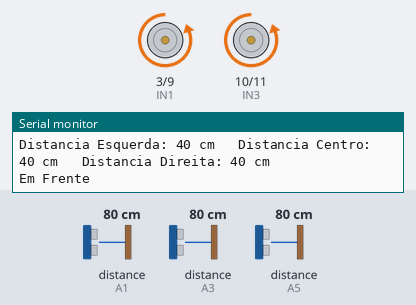
This sketch was run on a simulated Arduino Uno, built with avr-gcc and run on an emulated ATmega328P. On the bench: motor-driver pin pairs drawn as motors (green arrow = first pin HIGH = forward, orange = second pin HIGH = backward, longer = more drive, scaled by the enable pin), the last lines printed to the serial monitor. Wiring (inferred from the names in the program): 3 × ultrasonic range finder: trigger A0, echo A1 / trigger A2, echo A3 / trigger A4, echo A5. Inputs (shaded band) come from the test bench; at power-on: distance to the obstacle (sensors on A1, A3, A5) 80 cm. The echo pulse lasts 58.3 µs per cm.

Above: at 1.2 s.
1.3 s: distance to the obstacle (sensor on A1) set to 16 cm
4.3 s: distance to the obstacle (sensor on A1) set to 13 cm
At 4.45 s:
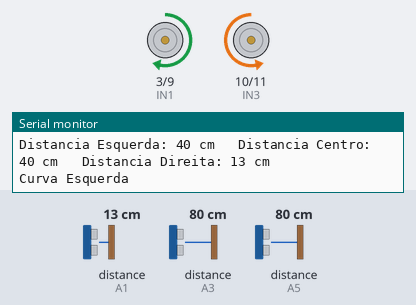
7.3 s: distance to the obstacle (sensor on A3) set to 17 cm
10.3 s: distance to the obstacle (sensor on A3) set to 14 cm
At 10.54 s:
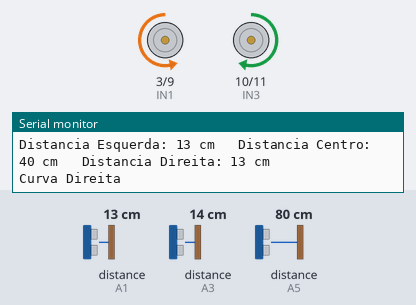
13.3 s: distance to the obstacle (sensor on A5) set to 22 cm
16.3 s: distance to the obstacle (sensor on A5) set to 19 cm
At 17.04 s:
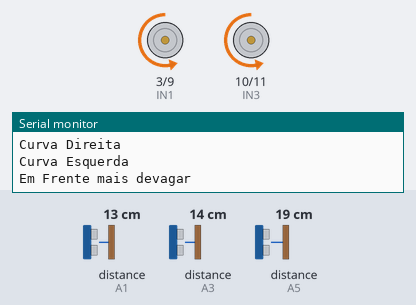
Timing chart, 0 to 20.3 s (numbered marks = the images above; inputs shaded):
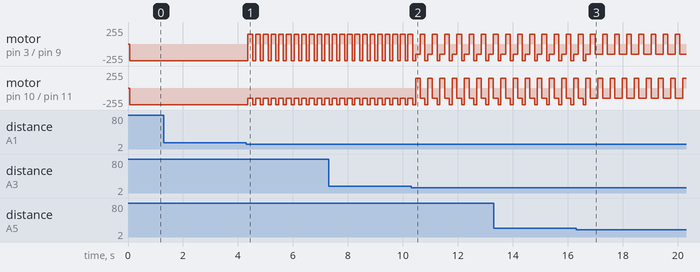

Measured:
- the behaviour switches between 15 and 14 cm on distance to the obstacle (sensor on A1) (found by bisection; images 0 and 1)
- the behaviour switches between 16 and 15 cm on distance to the obstacle (sensor on A3) (found by bisection; images 1 and 2)
- the behaviour switches between 21 and 20 cm on distance to the obstacle (sensor on A5) (found by bisection; images 2 and 3)
- after the input at 4.3 s, motor on pin 3 (IN1) / pin 9 (IN2): alternates backward 254/255 for 0.11 s and forward 150/255 for 0.17 s, starting after 0.07 s; motor on pin 10 (IN3) / pin 11 (IN4): alternates backward 254/255 for 0.11 s and backward 150/255 for 0.17 s, starting after 0.07 s

The sketch:

carro_3_sensores.ino
```cpp
#define TRIGD A0 // Pino Trig Sensor Direito
#define ECHOD A1 // Pino Echo Sensor Direito
#define TRIGE A2 // Pino Trig Sensor Esquerdo
#define ECHOE A3 // Pino Echo Sensor Esquerdo
#define TRIGC A4 // Pino Trig Sensor Centro
#define ECHOC A5 // Pino Echo Sensor Centro
#define ENA 5    // ENA PWM Motor Esquerdo
#define ENB 6    // ENB PWM Motor Direito///
#define IN1 3    // DIR Motor Esquerdo
#define IN2 9    // DIR Motor Esquerdo
#define IN3 10    // DIR Motor Direito
#define IN4 11   // DIR Motor Direito
#define alpha 1  // taxa do filtro 0% a 100%

// Variáveis Globais
unsigned int distanciaE; // unsigneg significa valores sem sinasi, + ou -
unsigned int distanciaC; // int considera valores ate 2^16
unsigned int distanciaD;
unsigned char vel = 150; // char considera valores ate 2^8 ou seja, 0 a 256

unsigned int sensorUS(int pinoTrig, int pinoEcho)
{
  unsigned int distancia;
  unsigned int tempoPulsoEcho;
  digitalWrite(pinoTrig, HIGH);                   // Ativa o pino de trigger
  delayMicroseconds(10);                          // Aguarda 10 microssegundos
  digitalWrite(pinoTrig, LOW);                    // Desativa o pino de trigger
  tempoPulsoEcho = pulseIn(pinoEcho, HIGH, 7500); // retorna o tempo em microssegundos
  delay(5);
  distancia = tempoPulsoEcho / 58;

  if ((distancia == 0) || (distancia > 40)) // caso o sensor leia o valor zero ou maior que 40 cm, ele retorna o valor 40
    return (40);

  else
    return (distancia);
}

float filtroE(float y) // filtro para sensor Esquerdo
{                      // mantem uma certa porcentagem do valor lido anteriormente
  static float yf;     // static mantem o ultimo valor lido, nâo cria nova variavel
  yf = alpha * y + (1 - alpha) * yf;
  return (yf);
}

float filtroC(float y)
{
  static float yf; // filtro para sensor central
  yf = alpha * y + (1 - alpha) * yf;
  return (yf);
}

float filtroD(float y)
{
  static float yf; // filtro para sensor central
  yf = alpha * y + (1 - alpha) * yf;
  return (yf);
}

void imprimeDistancias(void) // função para imprimir distancias no monitor serial
{
  Serial.print("Distancia Esquerda: ");
  Serial.print(distanciaE);
  Serial.print(" cm   ");
  Serial.print("Distancia Centro: ");
  Serial.print(distanciaC);
  Serial.print(" cm   ");
  Serial.print("Distancia Direita: ");
  Serial.print(distanciaD);
  Serial.println(" cm");
}
void reDireita(unsigned char vel, unsigned int tempo) // função para marcha ré para direita
{
  analogWrite(ENA, vel + 50); // roda da esquerda gira mias rapido para...
  analogWrite(ENB, vel - 50); // o robo tender a direita
  digitalWrite(IN1, 1);
  digitalWrite(IN2, 0);
  digitalWrite(IN3, 1);
  digitalWrite(IN4, 0);
  delay(tempo);
}
void reEsquerda(unsigned char vel, unsigned int tempo) // função para marcha ré para esquerda
{
  analogWrite(ENA, vel - 50); // roda da direita gira mias rapido para...
  analogWrite(ENB, vel + 50); // o robo tender a direita
  digitalWrite(IN1, 1);
  digitalWrite(IN2, 0);
  digitalWrite(IN3, 1);
  digitalWrite(IN4, 0);
  delay(tempo);
}
void andarFrente(unsigned char vel, unsigned int tempo) // função para andar pra frente
{
  analogWrite(ENA, vel);
  analogWrite(ENB, vel);
  digitalWrite(IN1, 0);
  digitalWrite(IN2, 1);
  digitalWrite(IN3, 0);
  digitalWrite(IN4, 1);
  delay(tempo);
}
void virarDireita(unsigned char vel, unsigned int tempo) // função para virar direita
{
  analogWrite(ENA, vel);
  analogWrite(ENB, vel);
  digitalWrite(IN1, 0);
  digitalWrite(IN2, 1);
  digitalWrite(IN3, 1);
  digitalWrite(IN4, 0);
  delay(tempo);
}
void virarEsquerda(unsigned char vel, unsigned int tempo) // função para virar esquerda
{
  analogWrite(ENA, vel);
  analogWrite(ENB, vel);
  digitalWrite(IN1, 1);
  digitalWrite(IN2, 0);
  digitalWrite(IN3, 0);
  digitalWrite(IN4, 1);
  delay(tempo);
}
void lerSensores(void) // função para ler distancias doas sensores
{
  distanciaE = sensorUS(TRIGE, ECHOE);
  distanciaC = sensorUS(TRIGC, ECHOC);
  distanciaD = sensorUS(TRIGD, ECHOD);
}

void distanciasFiltradas(void) // aplica o filtro nas dintancias lidas
{
  distanciaE = filtroE(distanciaE);
  distanciaC = filtroC(distanciaC);
  distanciaD = filtroD(distanciaD);
}

//___________________________________________________________________________________________________________________________

// Função de Configuração
void setup()
{
  Serial.begin(9600); // Comunicação Serial com o Computador
  pinMode(ENA, OUTPUT);
  pinMode(ENB, OUTPUT);
  pinMode(IN1, OUTPUT); // definição dos pinos entradas e saidas
  pinMode(IN2, OUTPUT);
  pinMode(IN3, OUTPUT); // OUTPUT = Saída
  pinMode(IN4, OUTPUT); // INPUT = Entrada
  pinMode(TRIGD, OUTPUT);
  pinMode(ECHOD, INPUT);
  pinMode(TRIGE, OUTPUT);
  pinMode(ECHOE, INPUT);
  pinMode(TRIGC, OUTPUT);
  pinMode(ECHOC, INPUT);
}

//___________________________________________________________________________________________________________________________________________________________

// Função Principal (loop infinito)
void loop()
{
  lerSensores();         // Lê os Sensores
  distanciasFiltradas(); // filtra distancias
  imprimeDistancias();   // imprime as distancias no serial monitor

  if (distanciaE < 15)
  { // Regra curvar direita
    Serial.print("Curva Direita");
    Serial.println();
    virarDireita(150, 170);
  }
  if (distanciaD < 15)
  { // Regra para curvar a esquerda
    Serial.print("Curva Esquerda");
    Serial.println();
    virarEsquerda(150, 170);
  }
  if (distanciaC > 20)
  {
    Serial.print("Em Frente");
    Serial.println();
    andarFrente(254, 50);
  }
  else if (distanciaC > 13)
  {
    Serial.print("Em Frente mais devagar");
    Serial.println();
    andarFrente(150, 50);
  }
  if (distanciaC < 13) // Regra para marcha ré
  {
    if (distanciaD > distanciaE)
    {
      Serial.print("Ré Esquerda");
      Serial.println();
      reEsquerda(200, 150);
    }
    else
    {
      Serial.print("Ré Direita");
      Serial.println();
      reDireita(200, 150);
    }
  }
}
```
